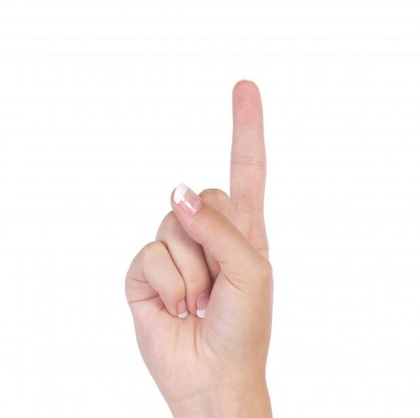
%> input picture 1.jpg, 420 x 418 px, shrunk from 619 x 616 before the run
$ octave final.m   (GNU Octave 9; MATLAB toolbox functions it lacks are replaced by stand-ins)
%> lines starting %> are read from the running program, lines starting %| are printed output that depends on the picture; in (x1, y1, x2, y2) boxes, pixels count from 0 and x2, y2 are one past the last pixel; in counts of white or black regions, pixels touching at a corner belong together; the program's own positions count from 1

prompt = 'please choose a number denoted (1 to 5): ';
xxx = input(prompt);
%> the answer given: 1
target = [int2str(xxx) '.jpg'];


%%%%%A. Segmenting the image, getting the mask of gesture

hand = 0;
centerDot = 2;
background = 1;

mask = color_based(target);
%> in color_based, image is the input picture: size 418x420x3 uint8; mean R, G, B 248.7, 241.5, 239.3
%> in color_based, `lab_he = rgb2lab(image);`: lab_he: size 418x420x3 double; mean of channels 1, 2, 3 95.8, 2.3, 2.1
%> in color_based, `pixel_labels = imsegkmeans(ab, nColors, 'NumAttempts', 3);`:
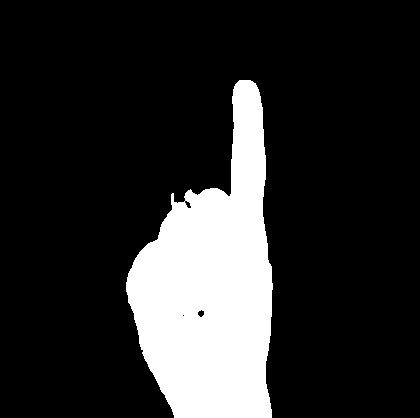
%> pixel_labels: size 418x420 uint8; values 1 (black) and 2 (white), 17.4% white; 1 white region, box (x1, y1, x2, y2) and area: (126, 80, 273, 418) 30539
back = mode([mask(1, 1), mask(1, size(mask,2)), mask(size(mask, 1), 1), mask(size(mask, 1), size(mask, 2))]);
%> back = 1

mask(mask~=back) = hand;
mask(mask~=hand) = background;

%figure, imshow(mask, []);


%%%%%B. Finding the radius and centre of the hand region

n = size(mask(mask == hand), 1); %pixels in hand region
%> n = 30539

xc = 0;
yc = 0;

for i = 1:size(mask, 1)
    for j = 1:size(mask, 2)
        if mask(i, j) == hand
            xc = xc + i;
            yc = yc + j;
        end
    end
end
%> after the loop, xc = 8788252; yc = 6490859
xc = round(xc / n);
%> xc = 288
yc = round(yc / n);
%> yc = 213
%disp('center found');

chMask = bwconvhull(~mask);
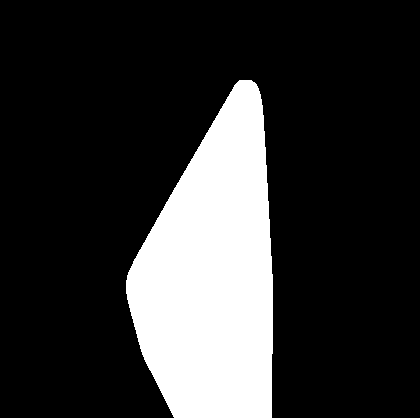
%> chMask: size 418x420 logical; 20% white; 1 white region, box (x1, y1, x2, y2) and area: (126, 80, 273, 418) 35100
chMask = ~chMask;
%figure, imshow(chMask, []);

distChMask = bwdist(chMask);
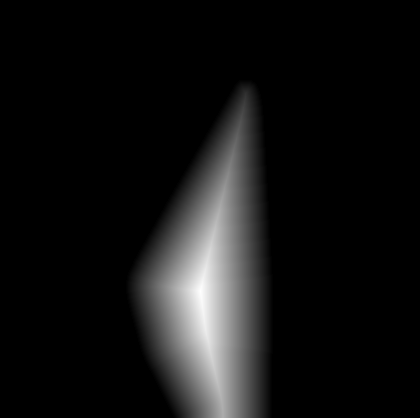
%> distChMask: size 418x420 single; min 0, max 73, mean 5.6; drawn with min black and max white
radius = distChMask(xc, yc);
%> radius = 61


%dotMask = dot(mask, [xc, yc], radius);
%figure, imshow(dotMask, []);

%%%%%C.  Convex Hull

[X, Y] = find(~mask);
%> X = 30539 values from 81 to 418; Y = 30539 values from 127 to 273


X = X';
Y = Y';

k = convhull(X, Y);
%> k = 27 values, max 30539 at index 3, min 1 at index 20, mean 13872.3

%%%%%%%%%%%%%%%%%%%%%%%%%%%%%%%%%%%%%%%%%%%%%%%%%%%%%%%%%%%%%%%%%%%%%%
figure, plot(X(k), Y(k), 'b*', xc, yc, 'r*')
%> after `plot(X(k), Y(k), 'b*', xc, yc, 'r*')`:
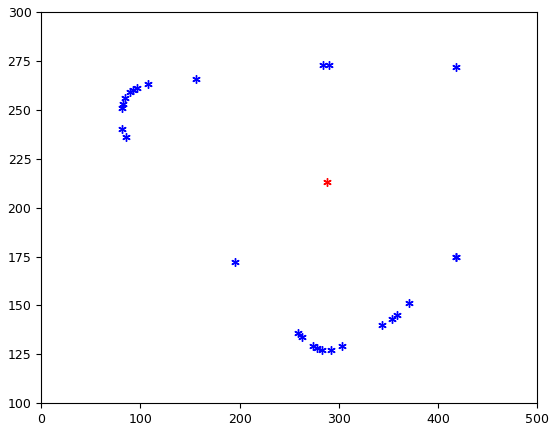
%> figure redrawn from the program's plot data


%%%%%D.  Getting the vertice

threshold = min(size(mask, 1), size(mask, 2))/7;%the minimizing distance to differentiate clusters
%> threshold = 59.71

vertice = [k(1)];
%> vertice = 6067
count = [1];
howFar = distance(X(k(1)), Y(k(1)), xc, yc);
%> in distance, `d = sqrt((x1-x2)^2 + (y1-y2)^2);`: d = 135.4
%> howFar = 135.4
%farest = vertice;
for i = 2:size(k, 1)
    last = k(i-1);
    xl = X(last);
    yl = Y(last);
    xcur = X(k(i));
    ycur = Y(k(i));
    d = distance(xl, yl, xcur, ycur);
    if d > threshold
        vertice = [vertice k(i)];
        count = [count 1];
        howFar = distance(xcur, ycur, xc, yc);
        %farest = [farest k(i)];
    else
        if distance(xcur, ycur, xc, yc) > howFar
            howfar = distance(xcur, ycur, xc, yc);
            vertice(end) = k(i);
        end
        e = count(end);
        e = e + 1;
        count(end) = e;
    end
end
%> this loop made 26 passes
%> (last, xl, yl, xcur, ycur) on passes 1, 2, 4, 14, 15: (6067, 418, 175, 418, 272), (30532, 418, 272, 290, 273), (30533, 284, 273, 156, 266), (19809, 85, 236, 195, 172), (5201, 195, 172, 259, 136)
%> (last, xl, yl, xcur, ycur, howfar, e) on passes 3, 5, 6, 7, 8, 9: (30539, 290, 273, 284, 273, 60.13, 2), (29656, 156, 266, 108, 263, 186.8, 2), (28843, 108, 263, 97, 261, 196.9, 3), (28206, 97, 261, 93, 260, 200.6, 4), (27880, 93, 260, 90, 259, 203.3, 5), (27551, 90, 259, 84, 256, 208.5, 6)
%> after the loop, count = [1 1 2 10 1 12]; vertice = [6067 30532 30533 19809 5201 6067]

if X(vertice(end)) == size(mask, 1) | Y(vertice(end)) == size(mask, 2) | X(vertice(end)) == 1 | Y(vertice(end)) == 1
    vertice(end) = [];
    count(1) = count(1) + count(end);
    count(end)=[];
end

if distance(X(vertice(1)), Y(vertice(1)), X(vertice(end)), Y(vertice(end))) < threshold
    if distance(X(vertice(1)), Y(vertice(1)), xc, yc) > distance(X(vertice(end)), Y(vertice(end)), xc,  yc)
        vertice(end) = [];
        count(1) = count(1) + count(end);
        count(end) = [];
    else
        vertice(1) = [];
        count(end) = count(1) + count(end);
        count(1) = [];
    end
end

%find the wist vertex
wistInd = find(count == max(count));
%> wistInd = 1
wist = vertice(wistInd);
%> wist = 6067

vertice(wistInd) = [];
count(wistInd) = [];


lengths = [];
for i = 1:size(vertice, 2)
   t = vertice(i);
   d = sqrt((X(t) - xc)^2 + (Y(t) - yc)^2);
   lengths = [lengths d];
end
%> this loop made 4 passes
%> (t, d, lengths) on passes 1 to 4: (30532, 142.8, 142.8), (30533, 60.13, [142.8 60.13]), (19809, 204.3, [142.8 60.13 204.3]), (5201, 101.6, [142.8 60.13 204.3 101.6])


%%%%%%%%%%%%%%%%%%%%%%%%%%%%%%%%%%%%%%%%%%%%%%%%%%%%%%%%%%%%%%%%%%%%%%%%%%%
%figure, plot(X(vertice), Y(vertice), 'b*', xc, yc, 'r*', X(wist), Y(wist), 'y*');


%%%%
numOfvertice = 0;

temp = lengths;
%> temp = [142.8 60.13 204.3 101.6]
temp(temp==max(lengths))= min(temp);
maxLengths = max(lengths);
%> maxLengths = 204.3
secLength = max(temp);%second long length
%> secLength = 142.8

maxInd = find(lengths == max(lengths));
%> maxInd = 3
maxPoint = vertice(maxInd);
%> maxPoint = 19809

fingerLeft = 5;
filter = 1/1.7;
tips = [];

for i = 1:size(vertice, 2)
    angle(X(vertice(i)), Y(vertice(i)), X(maxPoint), Y(maxPoint), xc, yc)
    if lengths(i) > filter*maxLengths & fingerLeft > 0 & angle(X(vertice(i)), Y(vertice(i)), X(maxPoint), Y(maxPoint), xc, yc) < 120
        tips = [tips vertice(i)];
        fingerLeft = fingerLeft - 1;
    end
end
%> this loop made 4 passes
%> (tips, fingerLeft) on pass 3: (19809, 4)


numOfvertice = size(tips, 2);
%> numOfvertice = 1

figure, plot(X(vertice), Y(vertice), 'b*', xc, yc, 'r*', X(tips), Y(tips), 'g*', X(maxPoint), Y(maxPoint), 'y*');

dotMask = imread(target);
for i = 1:size(tips, 2)
    dotMask = dot(dotMask, [X(tips(i)) Y(tips(i))], size(mask, 1)/100);
end
%> this loop made 1 pass
%> after the loop in dot (call 2), `for m = 1:size(mask, 1)`: output: size 418x420x3 uint8; mean R, G, B 248.5, 241.5, 239.3
dotMask = dot(dotMask, [xc, yc], size(mask, 1)/100);

figure, imshow(dotMask, []);


disp(['The number of fingertips is: ', num2str(numOfvertice)])
%| The number of fingertips is: 1


%}
%%%%%%%%%Helpers%%%%%%%
%Color based Segmentation

function [pixel_labels] = color_based(target)

    image = imread(target);

    lab_he = rgb2lab(image);

    ab = lab_he(:,:,2:3);
    ab = im2single(ab);
    nColors = 2;
    pixel_labels = imsegkmeans(ab, nColors, 'NumAttempts', 3);

    %imshow(pixel_labels, [])
    %title([target '  color based segmentation']);
end

%Drawing Dots
function [output] = dot(mask, dot, radius)
    output = mask;
    x = dot(1);
    y = dot(2);
    for m = 1:size(mask, 1)
        for n = 1:size(mask, 2)
            d = sqrt((x-m)^2 + (y-n)^2);
            if d(1,1) < radius
                output(m, n) = 2;%centerDot;
            end
        end
    end
end

%Getting convice
function [set] = convex(mask)
    x = [];
    y = [];
    for m = 1:size(mask, 1)
        for n = 1:size(mask, 2)
            if mask(m, n) == 0%%%hand
                x = [x; m];
                y = [y; n];
            end
        end
    end
    set = convhull(x, y);
end

%Geting distance
function [d] = distance(x1, y1, x2, y2)
    d = sqrt((x1-x2)^2 + (y1-y2)^2);

end

%getting the angle of two points and the center
function output = angle(x1, y1, x2, y2, xc, yc)
    c = distance(x1, y1, x2, y2);
    a = distance(x1, y1, xc, yc);
    b = distance(x2, y2, xc, yc);

    cos = (a^2+b^2-c^2)/(2*a*b);
    output = acos(cos)*180/pi;
end


%%%%%%Trash Can%%%%%%%%%
% [58 lines of commented-out code are left out]
